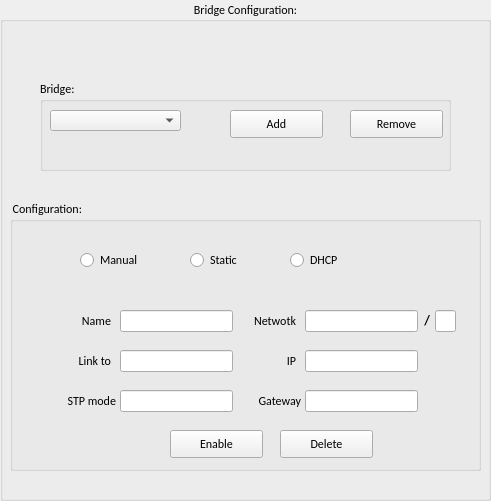
    <widget class="QGroupBox" name="Bridge_config">
     <property name="geometry">
      <rect>
       <x>140</x>
       <y>10</y>
       <width>491</width>
       <height>501</height>
      </rect>
     </property>
     <property name="font">
      <font>
       <family>Calibri</family>
       <pointsize>9</pointsize>
      </font>
     </property>
     <property name="title">
      <string>Bridge Configuration:</string>
     </property>
     <property name="alignment">
      <set>Qt::AlignCenter</set>
     </property>
     <widget class="QGroupBox" name="groupBox_6">
      <property name="geometry">
       <rect>
        <x>10</x>
        <y>200</y>
        <width>471</width>
        <height>271</height>
       </rect>
      </property>
      <property name="title">
       <string> Configuration:</string>
      </property>
      <widget class="QPushButton" name="enable_disable__bridge_button">
       <property name="geometry">
        <rect>
         <x>160</x>
         <y>230</y>
         <width>93</width>
         <height>28</height>
        </rect>
       </property>
       <property name="whatsThis">
        <string>Enable = Activado 
 Disable = Desactivado</string>
       </property>
       <property name="text">
        <string>Enable</string>
       </property>
      </widget>
      <widget class="QPushButton" name="delete_bridge_button">
       <property name="geometry">
        <rect>
         <x>270</x>
         <y>230</y>
         <width>93</width>
         <height>28</height>
        </rect>
       </property>
       <property name="text">
        <string>Delete</string>
       </property>
      </widget>
      <widget class="QLineEdit" name="in_to_bridge">
       <property name="geometry">
        <rect>
         <x>110</x>
         <y>150</y>
         <width>113</width>
         <height>22</height>
        </rect>
       </property>
      </widget>
      <widget class="QLabel" name="label_31">
       <property name="geometry">
        <rect>
         <x>20</x>
         <y>110</y>
         <width>81</width>
         <height>21</height>
        </rect>
       </property>
       <property name="text">
        <string>Name</string>
       </property>
       <property name="alignment">
        <set>Qt::AlignRight|Qt::AlignTrailing|Qt::AlignVCenter</set>
       </property>
      </widget>
      <widget class="QLabel" name="label_32">
       <property name="geometry">
        <rect>
         <x>20</x>
         <y>150</y>
         <width>81</width>
         <height>21</height>
        </rect>
       </property>
       <property name="text">
        <string>Link to</string>
       </property>
       <property name="alignment">
        <set>Qt::AlignRight|Qt::AlignTrailing|Qt::AlignVCenter</set>
       </property>
      </widget>
      <widget class="QLineEdit" name="name_bridge">
       <property name="geometry">
        <rect>
         <x>110</x>
         <y>110</y>
         <width>113</width>
         <height>22</height>
        </rect>
       </property>
      </widget>
      <widget class="QLineEdit" name="stp_bridge">
       <property name="geometry">
        <rect>
         <x>110</x>
         <y>190</y>
         <width>113</width>
         <height>22</height>
        </rect>
       </property>
      </widget>
      <widget class="QLabel" name="label_33">
       <property name="geometry">
        <rect>
         <x>25</x>
         <y>190</y>
         <width>81</width>
         <height>21</height>
        </rect>
       </property>
       <property name="text">
        <string>STP mode</string>
       </property>
       <property name="alignment">
        <set>Qt::AlignRight|Qt::AlignTrailing|Qt::AlignVCenter</set>
       </property>
      </widget>
      <widget class="QRadioButton" name="manual_bridge_radioButton">
       <property name="geometry">
        <rect>
         <x>70</x>
         <y>50</y>
         <width>95</width>
         <height>20</height>
        </rect>
       </property>
       <property name="text">
        <string>Manual</string>
       </property>
      </widget>
      <widget class="QRadioButton" name="dhcp_bridge_radioButton">
       <property name="geometry">
        <rect>
         <x>280</x>
         <y>50</y>
         <width>95</width>
         <height>20</height>
        </rect>
       </property>
       <property name="text">
        <string>DHCP</string>
       </property>
      </widget>
      <widget class="QRadioButton" name="static_bridge_radioButton">
       <property name="geometry">
        <rect>
         <x>180</x>
         <y>50</y>
         <width>95</width>
         <height>20</height>
        </rect>
       </property>
       <property name="text">
        <string>Static</string>
       </property>
      </widget>
      <widget class="QLabel" name="label_25">
       <property name="geometry">
        <rect>
         <x>400</x>
         <y>110</y>
         <width>20</width>
         <height>21</height>
        </rect>
       </property>
       <property name="font">
        <font>
         <pointsize>10</pointsize>
         <weight>75</weight>
         <bold>true</bold>
        </font>
       </property>
       <property name="text">
        <string>/</string>
       </property>
       <property name="alignment">
        <set>Qt::AlignRight|Qt::AlignTrailing|Qt::AlignVCenter</set>
       </property>
      </widget>
      <widget class="QLineEdit" name="gateway_bridge">
       <property name="geometry">
        <rect>
         <x>295</x>
         <y>190</y>
         <width>113</width>
         <height>22</height>
        </rect>
       </property>
      </widget>
      <widget class="QLabel" name="label_26">
       <property name="geometry">
        <rect>
         <x>255</x>
         <y>150</y>
         <width>31</width>
         <height>21</height>
        </rect>
       </property>
       <property name="text">
        <string>IP</string>
       </property>
       <property name="alignment">
        <set>Qt::AlignRight|Qt::AlignTrailing|Qt::AlignVCenter</set>
       </property>
      </widget>
      <widget class="QLabel" name="label_24">
       <property name="geometry">
        <rect>
         <x>205</x>
         <y>110</y>
         <width>81</width>
         <height>21</height>
        </rect>
       </property>
       <property name="text">
        <string>Netwotk</string>
       </property>
       <property name="alignment">
        <set>Qt::AlignRight|Qt::AlignTrailing|Qt::AlignVCenter</set>
       </property>
      </widget>
      <widget class="QLineEdit" name="ip_bridge">
       <property name="geometry">
        <rect>
         <x>295</x>
         <y>150</y>
         <width>113</width>
         <height>22</height>
        </rect>
       </property>
      </widget>
      <widget class="QLineEdit" name="network_bridge">
       <property name="geometry">
        <rect>
         <x>295</x>
         <y>110</y>
         <width>113</width>
         <height>22</height>
        </rect>
       </property>
      </widget>
      <widget class="QLabel" name="label_23">
       <property name="geometry">
        <rect>
         <x>210</x>
         <y>190</y>
         <width>81</width>
         <height>21</height>
        </rect>
       </property>
       <property name="text">
        <string>Gateway</string>
       </property>
       <property name="alignment">
        <set>Qt::AlignRight|Qt::AlignTrailing|Qt::AlignVCenter</set>
       </property>
      </widget>
      <widget class="QLineEdit" name="pref_bridge">
       <property name="geometry">
        <rect>
         <x>425</x>
         <y>110</y>
         <width>21</width>
         <height>22</height>
        </rect>
       </property>
      </widget>
     </widget>
     <widget class="QGroupBox" name="groupBox_7">
      <property name="geometry">
       <rect>
        <x>40</x>
        <y>80</y>
        <width>411</width>
        <height>91</height>
       </rect>
      </property>
      <property name="title">
       <string>Bridge:</string>
      </property>
      <widget class="QComboBox" name="bridge_comboBox">
       <property name="geometry">
        <rect>
         <x>10</x>
         <y>30</y>
         <width>131</width>
         <height>21</height>
        </rect>
       </property>
      </widget>
      <widget class="QPushButton" name="add_bridge_Button">
       <property name="geometry">
        <rect>
         <x>190</x>
         <y>30</y>
         <width>93</width>
         <height>28</height>
        </rect>
       </property>
       <property name="text">
        <string>Add</string>
       </property>
      </widget>
      <widget class="QPushButton" name="remove_bridge_Button">
       <property name="geometry">
        <rect>
         <x>310</x>
         <y>30</y>
         <width>93</width>
         <height>28</height>
        </rect>
       </property>
       <property name="text">
        <string>Remove</string>
       </property>
      </widget>
     </widget>
    </widget>
